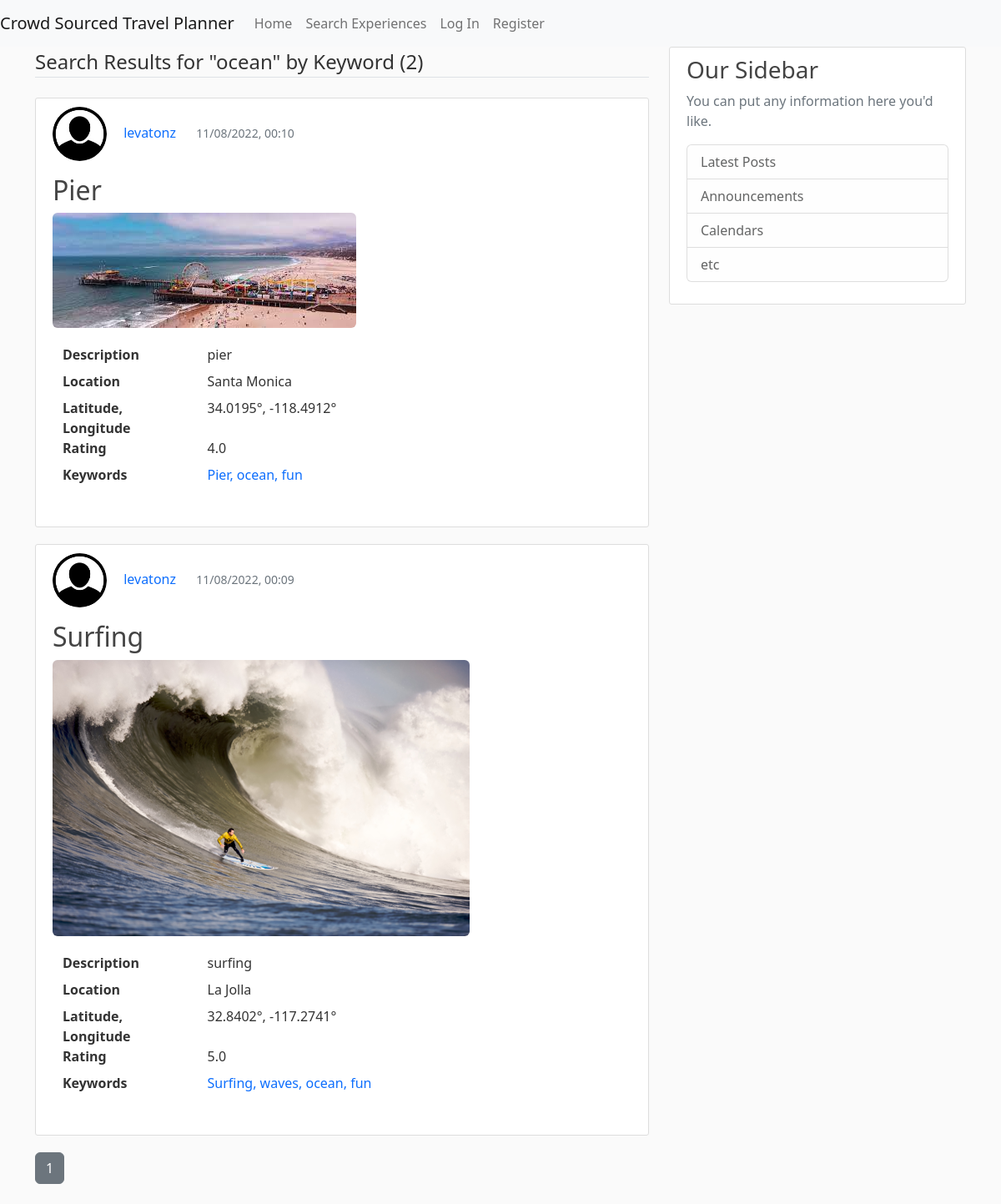
The app's page /keyword/ocean with its own data.
### CrowdSourcedTravelPlanner/models.py (models this page shows, shortened)
class Experience(db.Model):
    id = db.Column(db.Integer, primary_key=True)
    title = db.Column(db.String(100), nullable=False)
    description = db.Column(db.Text, nullable=False)
    location = db.Column(db.String(100), nullable=False)
    rating = db.Column(db.Float, nullable=False)
    date_posted = db.Column(db.DateTime, nullable=False, default=datetime.utcnow)
    image_file = db.Column(db.String(20), nullable=False, default='default.jpg')
    user_id = db.Column(db.Integer, db.ForeignKey('user.id'), nullable=False)
    latitude = db.Column(db.Float, nullable=True)  # Temporarily nullable for now while I'm testing
    longitude = db.Column(db.Float, nullable=True)  # Re-evaluate later
    keywords = db.relationship('Keyword', order_by=Keyword.id, back_populates='experience')

class User(db.Model, UserMixin):
    id = db.Column(db.Integer, primary_key=True)
    username = db.Column(db.String(20), unique=True, nullable=False)
    email = db.Column(db.String(120), unique=True, nullable=False)
    image_file = db.Column(db.String(20), nullable=False, default='default.jpg')
    password = db.Column(db.String(60), nullable=False)
    date_account_created = db.Column(db.DateTime, nullable=False, default=datetime.utcnow)
    experiences = db.relationship('Experience', backref='author', lazy=True)
    trips = db.relationship('Trip', backref='author', lazy=True)
    location = db.Column(db.String(100), nullable=True, default="")
    latitude = db.Column(db.Float, nullable=True)  # Temporarily nullable for now while I'm testing
    longitude = db.Column(db.Float, nullable=True)  # Re-evaluate later
    sort = db.Column(db.String(20), nullable=True, default='recent')

class Keyword(db.Model):
    __tablename__ = "keywords"
    id = db.Column(db.Integer, primary_key=True)
    keyword_text = db.Column(db.String, nullable=False)
    experience_id = db.Column(db.Integer, db.ForeignKey('experience.id'))
    experience = db.relationship("Experience", back_populates="keywords")

### CrowdSourcedTravelPlanner/routes.py (the view)
@app.route("/keyword/<string:keyword_text>")
def keyword(keyword_text):
    page = request.args.get('page', 1, type=int)
    experiences = Experience.query \
        .filter(Experience.keywords.any(Keyword.keyword_text.like('%' + keyword_text + '%'))) \
        .order_by(Experience.title) \
        .paginate(page=page, per_page=5)
    return render_template('keyword.html', experiences=experiences, keyword_text=keyword_text)

### CrowdSourcedTravelPlanner/templates/keyword.html
{% extends "pageLayout.html" %}
{% block content %}
    <legend class="border-bottom mb-4">Search Results for "{{ keyword_text }}" by Keyword ({{ experiences.total }})</legend>
    {% for experience in experiences.items %}
        <article class="media content-section">
            <div class="media-body">
                <ul>
                    <li style="display:inline-block;">
                        <a href="{{ url_for('user_experiences', username=experience.author.username) }}">
                            <img class="rounded-circle article-img"
                                 src="{{ url_for('static', filename='profile_pics/' + experience.author.image_file) }}">
                        </a>
                    </li>
                    <li style="display:inline-block;">
                        <a class="mr-2 text-decoration-none" href="{{ url_for('user_experiences', username=experience.author.username) }}">{{ experience.author.username }}</a>
                    </li>
                    <li style="display:inline-block; padding-left: 20px;">
                        <small class="text-muted ">{{ experience.date_posted.strftime('%m/%d/%Y, %H:%M') }}</small>
                    </li>
                </ul>
                <h2><a class="article-title text-decoration-none"
                       href="{{ url_for('experience', experience_id=experience.id) }}">{{ experience.title }}</a></h2>
                <a href="{{ url_for('experience', experience_id=experience.id) }}">
                    <img class="img-rounded"
                         src="{{ url_for('static', filename='experience_pics/' + experience.image_file) }}">
                </a>
                <div class="container" style="margin-top: 20px;">
                    <dl class="row">
                        <dt class="col-sm-3">Description</dt>
                        <dd class="col-sm-9">{{ experience.description }}</dd>
                        <dt class="col-sm-3">Location</dt>
                        <dd class="col-sm-9">{{ experience.location }}</dd>
                        <dt class="col-sm-3">Latitude, Longitude</dt>
                        <dd class="col-sm-9">
                            {% if experience.latitude != -200 and experience.longitude != -200 %}
                                {{ experience.latitude }}°, {{ experience.longitude }}°
                            {% else %}
                                Latitude and Longitude not found for this location.
                            {% endif %}
                        </dd>
                        <dt class="col-sm-3">Rating</dt>
                        <dd class="col-sm-9">{{ experience.rating }}</dd>
                        <dt class="col-sm-3">Keywords</dt>
                        <dd class="col-sm-9">
                            {% if experience.keywords|length == 1 %}
                                <ul>
                                    <li style="display:inline-block;">
                                        <a class="mr-2 text-decoration-none" href="{{ url_for('keyword', keyword_text=experience.keywords[0].keyword_text) }}">{{ experience.keywords[0].keyword_text }}</a>
                                    </li>
                                </ul>
                            {% elif experience.keywords|length > 1 %}
                                <ul>
                                    {% for keyword in experience.keywords[:-1] %}
                                        <li style="display:inline-block;">
                                            <a class="mr-2 text-decoration-none" href="{{ url_for('keyword', keyword_text=keyword.keyword_text) }}">{{ keyword.keyword_text }}, </a>
                                        </li>
                                    {% endfor %}
                                    <li style="display:inline-block;">
                                        <a class="mr-2 text-decoration-none" href="{{ url_for('keyword', keyword_text=experience.keywords[-1].keyword_text) }}">{{ experience.keywords[-1].keyword_text }}</a>
                                    </li>
                                </ul>
                            {% endif %}
                        </dd>
                    </dl>
                </div>
            </div>
        </article>
    {% endfor %}
    {% for page_num in experiences.iter_pages() %}
        {% if page_num %}
            {% if experiences.page == page_num %}
                <a class="btn btn-secondary mb-4" href="{{ url_for('keyword', keyword_text=keyword_text, page=page_num) }}">{{ page_num }}</a>
            {% else %}
                <a class="btn btn-outline-secondary mb-4" href="{{ url_for('keyword', keyword_text=keyword_text, page=page_num) }}">{{ page_num }}</a>
            {% endif %}
        {% else %}
            ...
        {% endif %}
    {% endfor %}
{% endblock content %}}

### CrowdSourcedTravelPlanner/static/keyword.css (style rules this page uses)
body { background: #fafafa; color: #333333; }
h1, h2, h3, h4, h5, h6 { color: #444444; }
.content-section { background: #ffffff; padding: 10px 20px; border: 1px solid #dddddd; border-radius: 3px; margin-bottom: 20px; }
.article-title { color: #444444; }
.article-img { height: 65px; width: 65px; margin-right: 16px; }
.img-rounded { border-radius:6px; }
ul { list-style: none; padding-left: 0; }

### records on screen
Experience: image_file (placeholder picture), author.username "levatonz", date_posted "11/08/2022, 00:10", title "Pier", image_file (picture), description "pier", location "Santa Monica", latitude "34.0195", longitude "-118.4912", rating "4.0", keyword_text "fun"
Keyword: keyword_text "Pier"
Keyword: keyword_text "ocean"
Experience: image_file (placeholder picture), author.username "levatonz", date_posted "11/08/2022, 00:09", title "Surfing", image_file (picture), description "surfing", location "La Jolla", latitude "32.8402", longitude "-117.2741", rating "5.0", keyword_text "fun"
Keyword: keyword_text "Surfing"
Keyword: keyword_text "waves"
Keyword: keyword_text "ocean"

### other values on screen
{{ keyword_text }} "ocean"
{{ experiences.total }} "2"
{{ page_num }} "1"
